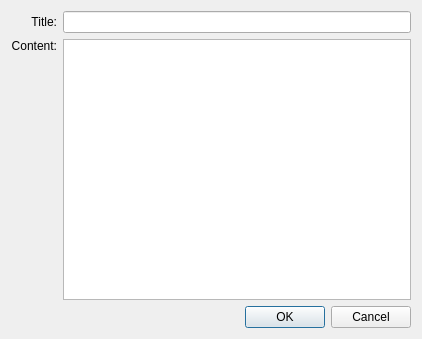
<?xml version="1.0" encoding="UTF-8"?>
<ui version="4.0">
 <class>NewPostWindow</class>
 <widget class="QDialog" name="NewPostWindow">
  <property name="geometry">
   <rect>
    <x>0</x>
    <y>0</y>
    <width>422</width>
    <height>339</height>
   </rect>
  </property>
  <property name="windowTitle">
   <string>Dialog</string>
  </property>
  <layout class="QGridLayout" name="gridLayout_2">
   <item row="0" column="0">
    <layout class="QGridLayout" name="gridLayout">
     <item row="1" column="1">
      <widget class="QTextEdit" name="contentEdit"/>
     </item>
     <item row="0" column="0">
      <widget class="QLabel" name="label">
       <property name="text">
        <string>Title:</string>
       </property>
       <property name="alignment">
        <set>Qt::AlignRight|Qt::AlignTrailing|Qt::AlignVCenter</set>
       </property>
      </widget>
     </item>
     <item row="0" column="1">
      <widget class="QLineEdit" name="titleEdit"/>
     </item>
     <item row="1" column="0">
      <widget class="QLabel" name="label_2">
       <property name="text">
        <string>Content:</string>
       </property>
       <property name="alignment">
        <set>Qt::AlignRight|Qt::AlignTop|Qt::AlignTrailing</set>
       </property>
      </widget>
     </item>
     <item row="2" column="1">
      <widget class="QDialogButtonBox" name="buttonBox">
       <property name="orientation">
        <enum>Qt::Horizontal</enum>
       </property>
       <property name="standardButtons">
        <set>QDialogButtonBox::Cancel|QDialogButtonBox::Ok</set>
       </property>
      </widget>
     </item>
    </layout>
   </item>
  </layout>
 </widget>
 <resources/>
 <connections>
  <connection>
   <sender>buttonBox</sender>
   <signal>rejected()</signal>
   <receiver>NewPostWindow</receiver>
   <slot>reject()</slot>
   <hints>
    <hint type="sourcelabel">
     <x>316</x>
     <y>260</y>
    </hint>
    <hint type="destinationlabel">
     <x>286</x>
     <y>274</y>
    </hint>
   </hints>
  </connection>
  <connection>
   <sender>buttonBox</sender>
   <signal>accepted()</signal>
   <receiver>NewPostWindow</receiver>
   <slot>accept()</slot>
   <hints>
    <hint type="sourcelabel">
     <x>248</x>
     <y>254</y>
    </hint>
    <hint type="destinationlabel">
     <x>157</x>
     <y>274</y>
    </hint>
   </hints>
  </connection>
 </connections>
</ui>
